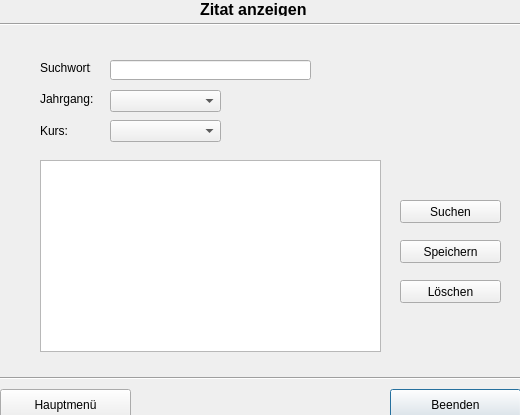
<?xml version="1.0" encoding="UTF-8"?>
<ui version="4.0">
 <class>frmZitatVerwalten</class>
 <widget class="QDialog" name="frmZitatVerwalten">
  <property name="geometry">
   <rect>
    <x>0</x>
    <y>0</y>
    <width>520</width>
    <height>415</height>
   </rect>
  </property>
  <property name="windowTitle">
   <string>Dialog</string>
  </property>
  <widget class="Line" name="line_2">
   <property name="geometry">
    <rect>
     <x>0</x>
     <y>14</y>
     <width>521</width>
     <height>21</height>
    </rect>
   </property>
   <property name="orientation">
    <enum>Qt::Horizontal</enum>
   </property>
  </widget>
  <widget class="QLabel" name="label_5">
   <property name="geometry">
    <rect>
     <x>200</x>
     <y>0</y>
     <width>141</width>
     <height>16</height>
    </rect>
   </property>
   <property name="text">
    <string>&lt;html&gt;&lt;head/&gt;&lt;body&gt;&lt;p&gt;&lt;span style=&quot; font-size:12pt; font-weight:600;&quot;&gt;Zitat anzeigen&lt;/span&gt;&lt;/p&gt;&lt;/body&gt;&lt;/html&gt;</string>
   </property>
  </widget>
  <widget class="QPushButton" name="pbBeenden">
   <property name="geometry">
    <rect>
     <x>390</x>
     <y>389</y>
     <width>131</width>
     <height>31</height>
    </rect>
   </property>
   <property name="text">
    <string>Beenden</string>
   </property>
  </widget>
  <widget class="QPushButton" name="pbMenue">
   <property name="geometry">
    <rect>
     <x>0</x>
     <y>389</y>
     <width>131</width>
     <height>31</height>
    </rect>
   </property>
   <property name="text">
    <string>Hauptmenü</string>
   </property>
  </widget>
  <widget class="Line" name="line">
   <property name="geometry">
    <rect>
     <x>0</x>
     <y>370</y>
     <width>521</width>
     <height>16</height>
    </rect>
   </property>
   <property name="orientation">
    <enum>Qt::Horizontal</enum>
   </property>
  </widget>
  <widget class="QLabel" name="label">
   <property name="geometry">
    <rect>
     <x>40</x>
     <y>60</y>
     <width>51</width>
     <height>16</height>
    </rect>
   </property>
   <property name="text">
    <string>Suchwort:</string>
   </property>
  </widget>
  <widget class="QLabel" name="label_2">
   <property name="geometry">
    <rect>
     <x>40</x>
     <y>91</y>
     <width>61</width>
     <height>16</height>
    </rect>
   </property>
   <property name="text">
    <string>Jahrgang:</string>
   </property>
  </widget>
  <widget class="QLabel" name="label_3">
   <property name="geometry">
    <rect>
     <x>40</x>
     <y>124</y>
     <width>46</width>
     <height>13</height>
    </rect>
   </property>
   <property name="text">
    <string>Kurs:</string>
   </property>
  </widget>
  <widget class="QLineEdit" name="ldtSuchwort">
   <property name="geometry">
    <rect>
     <x>110</x>
     <y>60</y>
     <width>201</width>
     <height>20</height>
    </rect>
   </property>
  </widget>
  <widget class="QComboBox" name="cmbJahrgang">
   <property name="geometry">
    <rect>
     <x>110</x>
     <y>90</y>
     <width>111</width>
     <height>22</height>
    </rect>
   </property>
  </widget>
  <widget class="QComboBox" name="cmbKurs">
   <property name="geometry">
    <rect>
     <x>110</x>
     <y>120</y>
     <width>111</width>
     <height>22</height>
    </rect>
   </property>
  </widget>
  <widget class="QListWidget" name="lwAnzeigen">
   <property name="geometry">
    <rect>
     <x>40</x>
     <y>160</y>
     <width>341</width>
     <height>192</height>
    </rect>
   </property>
  </widget>
  <widget class="QPushButton" name="pbSuchen">
   <property name="geometry">
    <rect>
     <x>400</x>
     <y>200</y>
     <width>101</width>
     <height>23</height>
    </rect>
   </property>
   <property name="text">
    <string>Suchen</string>
   </property>
  </widget>
  <widget class="QPushButton" name="pbSpeichern">
   <property name="geometry">
    <rect>
     <x>400</x>
     <y>240</y>
     <width>101</width>
     <height>23</height>
    </rect>
   </property>
   <property name="text">
    <string>Speichern</string>
   </property>
  </widget>
  <widget class="QPushButton" name="pbLoeschen">
   <property name="geometry">
    <rect>
     <x>400</x>
     <y>280</y>
     <width>101</width>
     <height>23</height>
    </rect>
   </property>
   <property name="text">
    <string>Löschen</string>
   </property>
  </widget>
 </widget>
 <resources/>
 <connections/>
</ui>
